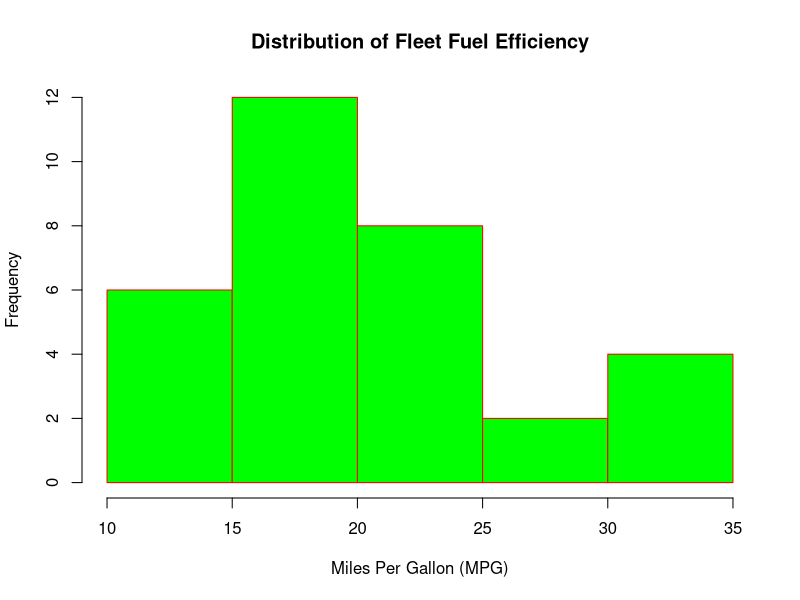
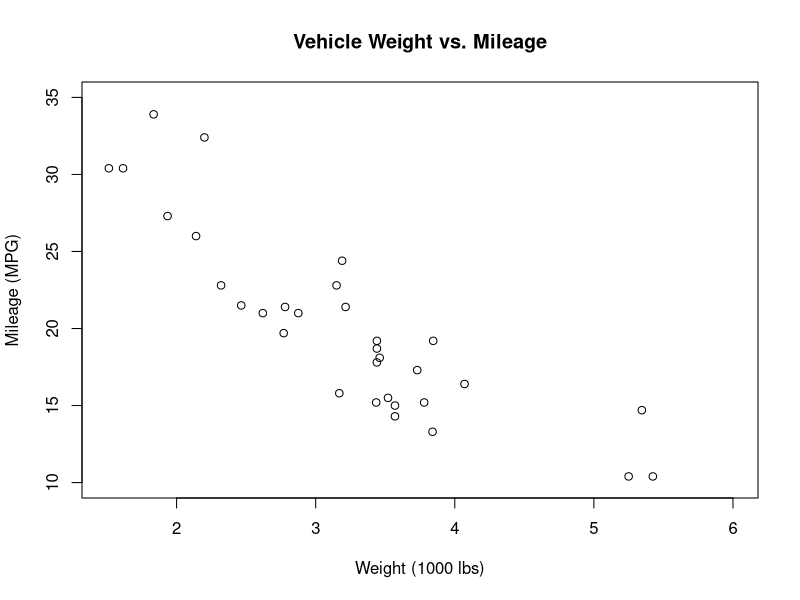
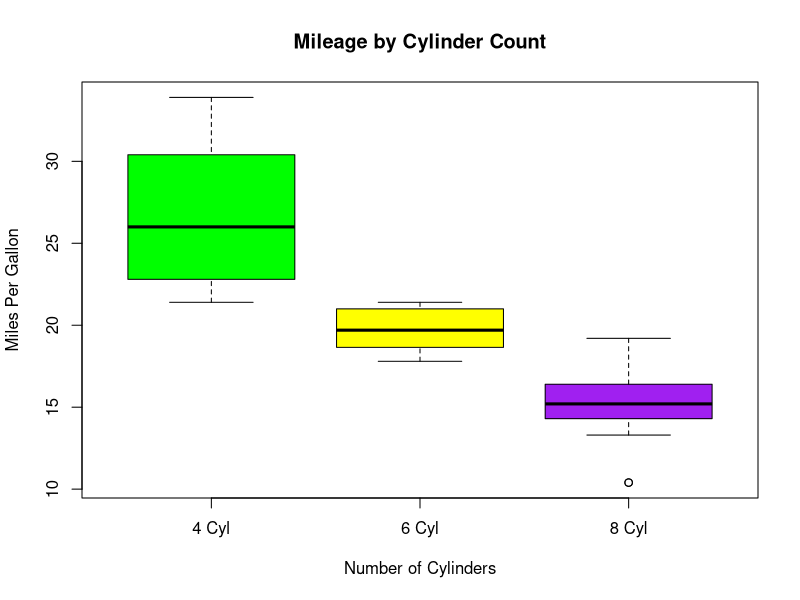

R code for these plots, in order:
data(mtcars)

hist(mtcars$mpg, 
     xlab = "Miles Per Gallon (MPG)", 
     ylab = "Frequency",
     col = "green", 
     border = "red", 
     main = "Distribution of Fleet Fuel Efficiency")

input <- mtcars[,c('wt','mpg')]

plot(x = input$wt, 
     y = input$mpg,
     xlab = "Weight (1000 lbs)",
     ylab = "Mileage (MPG)",
     xlim = c(1.5, 6.0),
     ylim = c(10, 35),
     main = "Vehicle Weight vs. Mileage")

boxplot(mpg ~ cyl, data = mtcars,
        xlab = "Number of Cylinders",
        ylab = "Miles Per Gallon",
        main = "Mileage by Cylinder Count",
        col = c("green", "yellow", "purple"),
        names = c("4 Cyl", "6 Cyl", "8 Cyl"))
